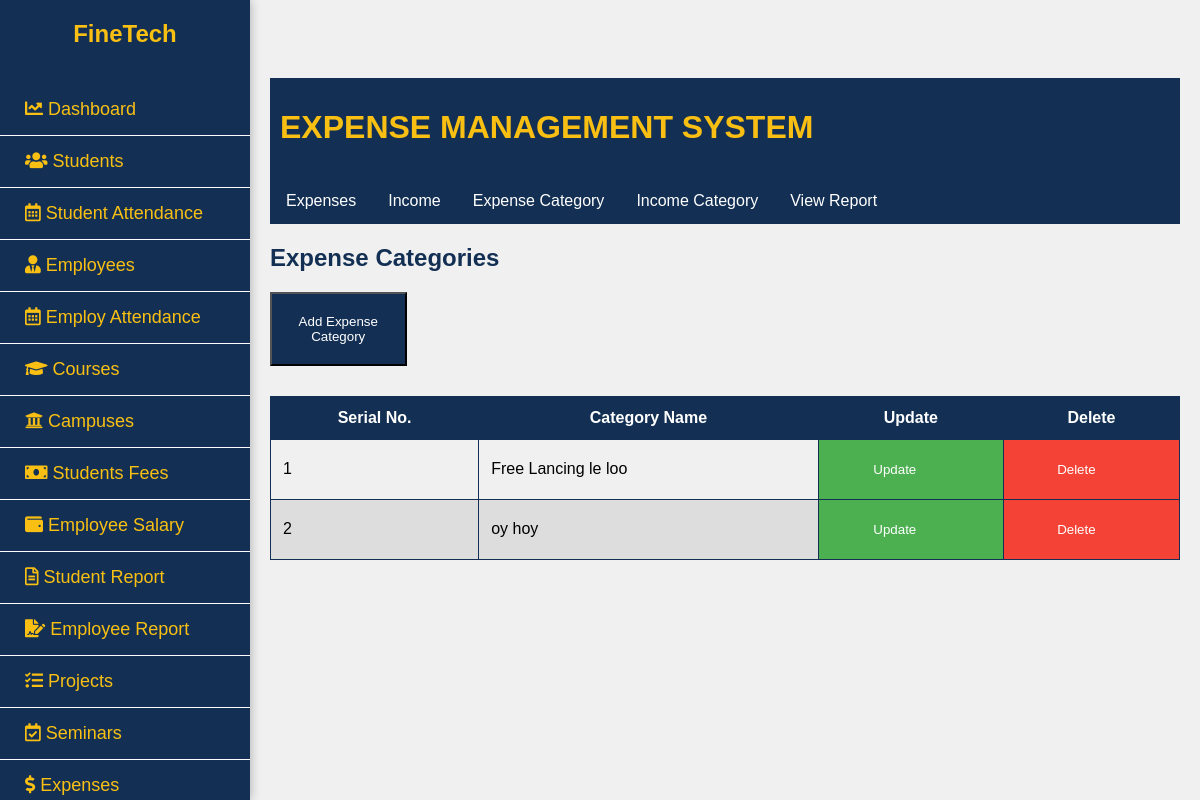
The page /model/income_category.php (signed in) on the database its author committed.
### tables this page shows
CREATE TABLE `income_categories` (
  `id` int(255) NOT NULL,
  `category_name` varchar(100) NOT NULL
);

### model/income_category.php (the view, shortened to what this page needs)
<!DOCTYPE html>
<html lang="en">
<head>
    <link rel="stylesheet" href="../view/expense.css">
    <link rel="stylesheet" href="../view/expense_category.css">
</head>
<body>
<?php include('sidebar.php'); ?>
<div class="content">
    <div class="header">
        <h1>EXPENSE MANAGEMENT SYSTEM</h1>
    </div>
    <div class="navbar">
        <a href="expense.php">Expenses</a>
        <a href="income.php">Income</a>
        <a href="expense_category.php">Expense Category</a>
        <a href="income_category.php">Income Category</a>
        <a href="view_report.php">View Report</a>
    </div>
    <div>
        <h2>Expense Categories</h2>
        <a href="add_income_category.php"><button class="adc">Add Expense Category</button></a>
        <table border="1">
            <tr>
                <th class="header-bg">Serial No.</th>
                <th class="header-bg">Category Name</th>
                <th class="header-bg">Update</th>
                <th class="header-bg">Delete</th>
            </tr>
            <?php
            $servername = "localhost";
            $username = "root";
            $password = "";
            $database = "finetech";
            $conn = new mysqli($servername, $username, $password, $database);
            $sql = "SELECT * FROM income_categories";
            $result = $conn->query($sql);
            if ($result->num_rows > 0) {
                $serialNo = 1;
                while ($row = $result->fetch_assoc()) {
                    echo "<tr class='" . ($serialNo % 2 == 0 ? 'even' : 'odd') . "'>";
                    echo "<td>" . $serialNo . "</td>";
                    echo "<td>" . $row["category_name"] . "</td>";
                    echo "<td class='update-cell'><a href='update_income_category.php?id=" . $row["id"] . "'><button class='update-button'>Update</button></a></td>";
                    echo "<td class='delete-cell'>
                            <form action='../controller/delete_income_category.php' method='POST'>
                                <input type='hidden' name='category_id' value='" . $row['id'] . "'>
                                <button type='submit' class='delete-button'>Delete</button>
                            </form>
                          </td>";
                    echo "</tr>";
                    $serialNo++;
                }
            } else {
                echo "<tr><td colspan='4'>No data found</td></tr>";
            }
            ?>
        </table>
    </div>
</div>
</body>
</html>

### view/expense.css (style rules this page uses)
body { margin: 0; font-family: Arial, sans-serif; }
.navbar { background-color: #133054; overflow: hidden; }
.navbar a { float: left; display: block; color: #ffffff; text-align: center; padding: 14px 16px; text-decoration: none; transition: background-color 0.3s, color 0.3s; }
.header { display: flex; justify-content: space-between; align-items: center; color: #f9c013; background-color: #133054; padding: 10px; }

### view/expense_category.css (style rules this page uses)
body { margin: 0; font-family: Arial, sans-serif; }
.navbar { background-color: #133054; overflow: hidden; }
.navbar a { float: left; display: block; color: #ffffff; text-align: center; padding: 14px 16px; text-decoration: none; transition: background-color 0.3s, color 0.3s; }
h2 { color: #133054; }
button { cursor: pointer; }
table { width: 100%; border-collapse: collapse; margin-top: 20px; }
th, td { border: 1px solid #133054; padding: 12px; }
th.header-bg { background-color: #133054; color: #ffffff; }
td.update-cell { background-color: #4CAF50; }
td.delete-cell { background-color: #f44336; }
button.update-button { background-color: #4CAF50; color: white; padding: 10px; margin: 0; width: 80%; border: none; }
button.delete-button { background-color: #f44336; color: white; padding: 10px; margin: 0; width: 80%; border: none; }
button.adc { background-color: #133054; color: white; padding: 20px; margin-bottom: 10px; width: 15%; cursor: pointer; }
tr.even { background-color: #ddd; }

### view/sidebar.css (style rules this page uses)
:root { --navy-blue: #133054; }
body { text-decoration: none; font-family: Arial, sans-serif; margin: 0; padding: 0; background-color: #f0f0f0; }
.content { margin-left: 250px; padding: 20px; transition: margin-left 0.3s; }

### rows shown on the page
income_categories: category_name "Free Lancing le loo"
income_categories: category_name "oy hoy"
